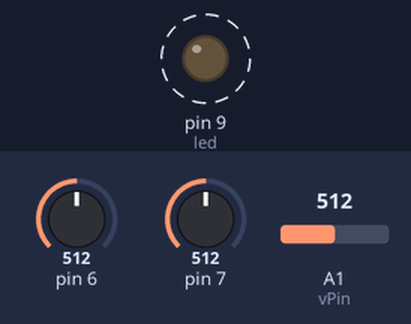
Bench run of a sketch on a simulated Arduino Uno, built with avr-gcc and run on an emulated ATmega328P. Parts: output pins drawn as LEDs (lit = HIGH). Dashed ring = blinking. The test bench sets the inputs (shaded band); at power-on: A1 (vPin) = 512, pin 6 = 512, pin 7 = 512. Sleep ends after the set time or at an interrupt.

Above: at 0.6 s.
At 1.2 s:
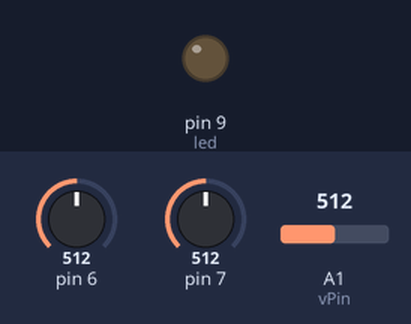
1.3 s: A1 (vPin) set to 716
Timing chart, 0 to 16.3 s (numbered marks = the images above; inputs shaded):
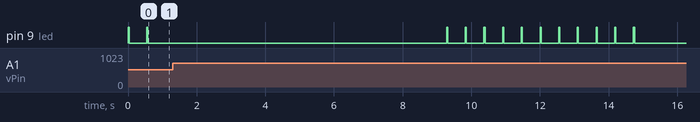

The sketch:

ReadPower.ino
```cpp
// Low power attiny example
// which reads the battery voltage level
//
// tvijlbrief@gmail.com 2012

#define BODS 7                   //BOD Sleep bit in MCUCR
#define BODSE 2                  //BOD Sleep enable bit in MCUCR

#include <avr/sleep.h>
#include <avr/wdt.h>

//#ifndef WDTCR // Missing for attiny44, 84
//#define WDTCR   _SFR_IO8(0x21)
//#endif

#ifndef cbi
#define cbi(sfr, bit) (_SFR_BYTE(sfr) &= ~_BV(bit))
#endif
#ifndef sbi
#define sbi(sfr, bit) (_SFR_BYTE(sfr) |= _BV(bit))
#endif

// set system into the sleep state
// system wakes up when watchdog is timed out
void system_sleep() {
  cbi(ADCSRA,ADEN);                    // switch Analog to Digitalconverter OFF
  sbi(ACSR,ACD);                    //disable the analog comparator

  //uint8_t mcucr1 = MCUCR | _BV(BODS) | _BV(BODSE);  //turn off the brown-out detector
  //uint8_t mcucr2 = mcucr1 & ~_BV(BODSE);
  //MCUCR = mcucr1;
  //MCUCR = mcucr2;

  set_sleep_mode(SLEEP_MODE_PWR_DOWN); // sleep mode is set here
  sleep_enable();

  sleep_mode();                        // System sleeps here

  sleep_disable();                     // System continues execution here when watchdog timed out

  sbi(ADCSRA,ADEN);                    // switch Analog to Digitalconverter ON
  cbi(ACSR,ACD);
}

// 0=16ms, 1=32ms,2=64ms,3=128ms,4=250ms,5=500ms
// 6=1 sec,7=2 sec, 8=4 sec, 9= 8sec
void setup_watchdog(int ii) {
#if 1
  byte bb;
  int ww;
  if (ii > 9 ) ii=9;
  bb=ii & 7;
  if (ii > 7) bb|= (1<<5);
  bb|= (1<<WDCE);
  ww=bb;

  MCUSR &= ~(1<<WDRF);
  // start timed sequence
  _WD_CONTROL_REG |= (1<<WDCE) | (1<<WDE);
  // set new watchdog timeout value
  _WD_CONTROL_REG = bb;
  _WD_CONTROL_REG |= _BV(WDIE);
#else
  wdt_enable(ii);
#endif
}

// Watchdog Interrupt Service / is executed when watchdog timed out
ISR(WDT_vect) {
  //wdt_disable();
  _WD_CONTROL_REG|=B01000000; // prevent reset if wakeup is too long
}


// Led pin:
int led = 9;

const int vPin= 1; // Measures battery level


// 0=16ms, 1=32ms,2=64ms,3=128ms,4=250ms,5=500ms
// 6=1 sec,7=2 sec, 8=4 sec, 9= 8sec
void sleepDelay(unsigned n, boolean off= true)
{
  if (n < 16)
    delay(n);
  else {
    byte v= 0;
    while (n>>=1)
      v++;
    v-= 4;
    if (off) {
      pinMode(led,INPUT); // set all used port to input to save power
    }
    byte l= 1<<(v-9);
    do {
      setup_watchdog(v);
      system_sleep();
    }
    while (--l != 0);
    pinMode(led,OUTPUT);
  }
}

// the setup routine runs once when you press reset:
void setup() {
  // initialize the digital pin as an output.
  pinMode(led, OUTPUT);
  analogReference(INTERNAL);  // Set the aref to the internal 1.1V reference
}


void blinkN(uint8_t n, int l= led)
{
  for (uint8_t i= 0; i < n; i++) {
    digitalWrite(l, HIGH);
    sleepDelay(32,false);
    digitalWrite(l, LOW);
    sleepDelay(512);
  }
}

void blinkFastN(uint8_t n, int l= led)
{
  for (uint8_t i= 0; i < n; i++) {
    digitalWrite(l, HIGH);
    sleepDelay(32,false);
    digitalWrite(l, LOW);
    sleepDelay(64);
  }
}

// the loop routine runs over and over again forever:
void loop() {
  unsigned v = analogRead(vPin);
  v= v * 343L / 775L; // 0.01 volts
  blinkN((v-200)/10);

  sleepDelay(8192);
}
```
